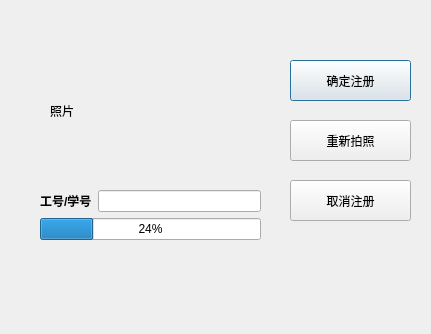
<?xml version="1.0" encoding="UTF-8"?>
<ui version="4.0">
 <class>register_win</class>
 <widget class="QDialog" name="register_win">
  <property name="geometry">
   <rect>
    <x>0</x>
    <y>0</y>
    <width>431</width>
    <height>334</height>
   </rect>
  </property>
  <property name="windowTitle">
   <string>Dialog</string>
  </property>
  <widget class="QPushButton" name="bt_reg">
   <property name="geometry">
    <rect>
     <x>290</x>
     <y>60</y>
     <width>121</width>
     <height>41</height>
    </rect>
   </property>
   <property name="text">
    <string>确定注册</string>
   </property>
  </widget>
  <widget class="QPushButton" name="bt_again">
   <property name="geometry">
    <rect>
     <x>290</x>
     <y>120</y>
     <width>121</width>
     <height>41</height>
    </rect>
   </property>
   <property name="text">
    <string>重新拍照</string>
   </property>
  </widget>
  <widget class="QPushButton" name="bt_cancel">
   <property name="geometry">
    <rect>
     <x>290</x>
     <y>180</y>
     <width>121</width>
     <height>41</height>
    </rect>
   </property>
   <property name="text">
    <string>取消注册</string>
   </property>
  </widget>
  <widget class="QLabel" name="capture_pic">
   <property name="geometry">
    <rect>
     <x>50</x>
     <y>50</y>
     <width>201</width>
     <height>121</height>
    </rect>
   </property>
   <property name="sizePolicy">
    <sizepolicy hsizetype="Fixed" vsizetype="Fixed">
     <horstretch>0</horstretch>
     <verstretch>0</verstretch>
    </sizepolicy>
   </property>
   <property name="text">
    <string>照片</string>
   </property>
  </widget>
  <widget class="QWidget" name="formLayoutWidget">
   <property name="geometry">
    <rect>
     <x>40</x>
     <y>190</y>
     <width>221</width>
     <height>62</height>
    </rect>
   </property>
   <layout class="QFormLayout" name="formLayout">
    <property name="labelAlignment">
     <set>Qt::AlignLeading|Qt::AlignLeft|Qt::AlignVCenter</set>
    </property>
    <property name="formAlignment">
     <set>Qt::AlignLeading|Qt::AlignLeft|Qt::AlignTop</set>
    </property>
    <item row="0" column="0">
     <widget class="QLabel" name="Label">
      <property name="font">
       <font>
        <weight>75</weight>
        <bold>true</bold>
       </font>
      </property>
      <property name="text">
       <string>工号/学号</string>
      </property>
     </widget>
    </item>
    <item row="0" column="1">
     <widget class="QLineEdit" name="input_id"/>
    </item>
    <item row="1" column="0" colspan="2">
     <widget class="QProgressBar" name="process">
      <property name="value">
       <number>24</number>
      </property>
     </widget>
    </item>
   </layout>
  </widget>
 </widget>
 <resources/>
 <connections/>
</ui>
